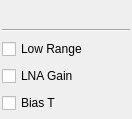
<?xml version="1.0" encoding="UTF-8"?>
<ui version="4.0">
 <class>FCDGui</class>
 <widget class="QWidget" name="FCDGui">
  <property name="geometry">
   <rect>
    <x>0</x>
    <y>0</y>
    <width>132</width>
    <height>119</height>
   </rect>
  </property>
  <property name="sizePolicy">
   <sizepolicy hsizetype="Preferred" vsizetype="Maximum">
    <horstretch>0</horstretch>
    <verstretch>0</verstretch>
   </sizepolicy>
  </property>
  <property name="windowTitle">
   <string>FunCubeDongle</string>
  </property>
  <layout class="QVBoxLayout" name="verticalLayout">
   <property name="spacing">
    <number>3</number>
   </property>
   <property name="leftMargin">
    <number>2</number>
   </property>
   <property name="topMargin">
    <number>2</number>
   </property>
   <property name="rightMargin">
    <number>2</number>
   </property>
   <property name="bottomMargin">
    <number>2</number>
   </property>
   <item>
    <layout class="QHBoxLayout" name="horizontalLayout_3">
     <item>
      <spacer name="horizontalSpacer">
       <property name="orientation">
        <enum>Qt::Horizontal</enum>
       </property>
       <property name="sizeHint" stdset="0">
        <size>
         <width>0</width>
         <height>0</height>
        </size>
       </property>
      </spacer>
     </item>
     <item>
      <widget class="ValueDial" name="centerFrequency" native="true">
       <property name="sizePolicy">
        <sizepolicy hsizetype="Maximum" vsizetype="Maximum">
         <horstretch>0</horstretch>
         <verstretch>0</verstretch>
        </sizepolicy>
       </property>
       <property name="minimumSize">
        <size>
         <width>32</width>
         <height>16</height>
        </size>
       </property>
       <property name="font">
        <font>
         <family>Monospace</family>
         <pointsize>20</pointsize>
        </font>
       </property>
       <property name="focusPolicy">
        <enum>Qt::StrongFocus</enum>
       </property>
       <property name="toolTip">
        <string>Tuner center frequency in kHz</string>
       </property>
      </widget>
     </item>
     <item>
      <spacer name="horizontalSpacer_2">
       <property name="orientation">
        <enum>Qt::Horizontal</enum>
       </property>
       <property name="sizeHint" stdset="0">
        <size>
         <width>0</width>
         <height>0</height>
        </size>
       </property>
      </spacer>
     </item>
    </layout>
   </item>
   <item>
    <widget class="Line" name="line_4">
     <property name="orientation">
      <enum>Qt::Horizontal</enum>
     </property>
    </widget>
   </item>
   <item>
    <layout class="QHBoxLayout" name="horizontalLayoutR">
     <item>
      <widget class="QCheckBox" name="checkBoxR">
       <property name="text">
        <string>Low Range</string>
       </property>
      </widget>
     </item>
    </layout>
   </item>
   <item>
    <layout class="QHBoxLayout" name="horizontalLayoutG">
     <item>
      <widget class="QCheckBox" name="checkBoxG">
       <property name="text">
        <string>LNA Gain</string>
       </property>
      </widget>
     </item>
    </layout>
   </item>
   <item>
    <layout class="QHBoxLayout" name="horizontalLayoutB">
     <item>
      <widget class="QCheckBox" name="checkBoxB">
       <property name="text">
        <string>Bias T</string>
       </property>
      </widget>
     </item>
    </layout>
   </item>
  </layout>
 </widget>
 <customwidgets>
  <customwidget>
   <class>ValueDial</class>
   <extends>QWidget</extends>
   <header>gui/valuedial.h</header>
   <container>1</container>
  </customwidget>
 </customwidgets>
 <resources/>
 <connections/>
</ui>
